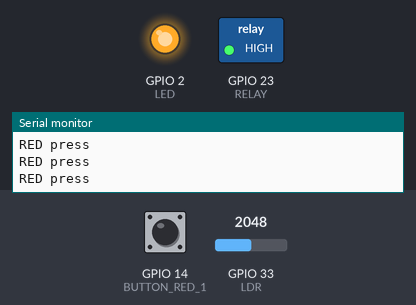
Bench run of a program on a simulated ESP32. Parts: switched loads named in the program (green lamp = pin HIGH), output pins drawn as LEDs (lit = HIGH), the last lines printed to the serial monitor. The test bench sets the inputs (shaded band); at power-on: GPIO 33 (LDR) = 2048, GPIO 14 (BUTTON_RED_1) LOW.

Above: at 1.3 s.
1.4 s: GPIO 33 (LDR) set to 1064
4.4 s: GPIO 33 (LDR) set to 940
At 5.6 s:
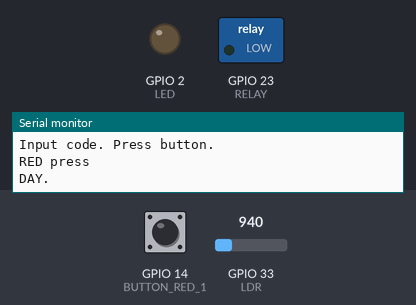
6.0 s: GPIO 33 (LDR) set to 1040
At 7.1 s:
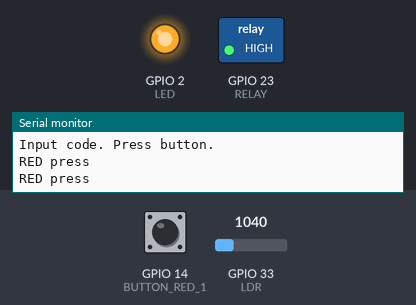
10.1 s: GPIO 33 (LDR) set to 960
At 11.6 s:
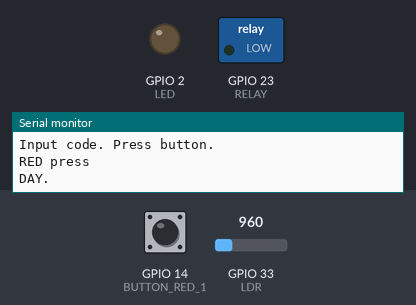
Timing chart, 0 to 13.0 s (numbered marks = the images above; inputs shaded):
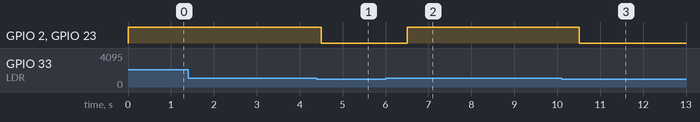

The program:

main.cpp
```cpp
#include <Arduino.h>

//for real microcontroller
#define BUTTON_RED_1 14
#define BUTTON_GREEN_2 27
#define BUTTON_BLUE_3 26
#define BUTTON_YELLOW_4 25

#define LED 2
#define RELAY 23
#define LDR 33

int PASSWORD[4] = {1, 2, 3, 4};
int INPUT_CODE[4];
int idx = 0;
bool message_print = false;

void blink(){
  for (int i = 0; i < 10; i++){
    digitalWrite(LED, LOW);
    delay(500);
    digitalWrite(LED, HIGH);
    delay(500);
  }
}

enum State{
  OPEN,
  CLOSE,
  DAY
};
State state_door = CLOSE;

bool CheckingCode(){
  for (int i = 0; i < 4; i++){
    if(INPUT_CODE[i] != PASSWORD[i]){
      return false;
    }
  }
  return true;
}

void setup() {
  Serial.begin(9600);
  pinMode(BUTTON_RED_1, INPUT_PULLUP);
  pinMode(BUTTON_GREEN_2, INPUT_PULLUP);
  pinMode(BUTTON_BLUE_3, INPUT_PULLUP);
  pinMode(BUTTON_YELLOW_4, INPUT_PULLUP);

  pinMode(LED, OUTPUT);
  pinMode(RELAY, OUTPUT);
  }

void loop() {
  int light_level = analogRead(LDR);
  if (light_level < 1000){
    state_door = DAY;
  }

  switch(state_door){
    case DAY:
      Serial.println("DAY.");
      digitalWrite(LED, LOW);
      digitalWrite(RELAY, LOW);
      delay(2000);
      state_door = CLOSE;
      message_print = false;
      break;

    case CLOSE:
      digitalWrite(RELAY, HIGH);
      digitalWrite(LED, HIGH);

      if (!message_print){
        Serial.println("Input code. Press button.");
        message_print = true;
      }

      if (digitalRead(BUTTON_RED_1) == 0){
        Serial.println("RED press");
        INPUT_CODE[idx] = 1;
        idx++;
        delay(500);
      }


      else if (digitalRead(BUTTON_GREEN_2) == 0){
        Serial.println("GREEN press");
        INPUT_CODE[idx] = 2;
        idx++;
        delay(500);
      }
      else if (digitalRead(BUTTON_BLUE_3) == 0){
        Serial.println("BLUE press");
        INPUT_CODE[idx] = 3;
        idx++;
        delay(500);
      }
      else if (digitalRead(BUTTON_YELLOW_4) == 0){
        Serial.println("YELLOW press");
        INPUT_CODE[idx] = 4;
        idx++;
        delay(500);
      }

      if (idx == 4){
        if (CheckingCode()){
          Serial.println("Correct code. Door open.");
          state_door = OPEN;
        }

        else{
          Serial.println("Incorrect code. Door close.");
        idx = 0;
        }
        message_print = false;
      }
      break;

    case OPEN:
      digitalWrite(RELAY, LOW);
      blink();
      digitalWrite(RELAY, HIGH);
      Serial.println("Door close.");
      state_door = CLOSE;

      idx = 0;
      break;
  }
}
```

Measured:
- the behaviour switches between 1000 and 999 on GPIO 33 (LDR) (found by bisection; images 0 and 1)
- after the input at 4.4 s, GPIO 2 (LED), GPIO 23 (RELAY): HIGH → LOW after 0.11 s
- after the input at 6.0 s, GPIO 2 (LED), GPIO 23 (RELAY): LOW → HIGH after 0.51 s
- after the input at 10.1 s, GPIO 2 (LED), GPIO 23 (RELAY): HIGH → LOW after 0.42 s
